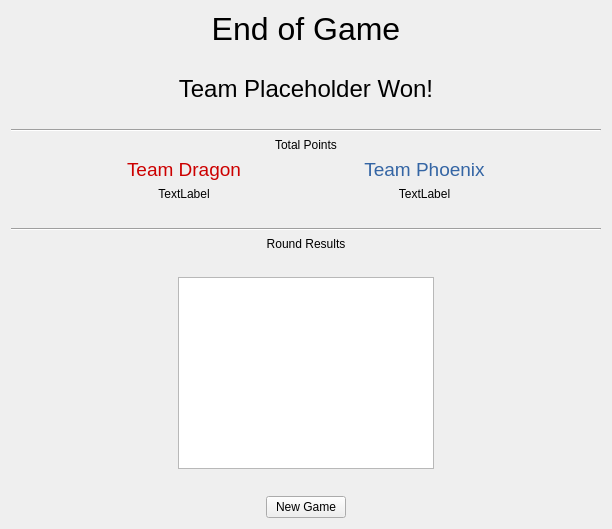
<?xml version="1.0" encoding="UTF-8"?>
<ui version="4.0">
 <class>EndGameView</class>
 <widget class="QWidget" name="EndGameView">
  <property name="geometry">
   <rect>
    <x>0</x>
    <y>0</y>
    <width>612</width>
    <height>529</height>
   </rect>
  </property>
  <property name="windowTitle">
   <string>EndGameView</string>
  </property>
  <layout class="QVBoxLayout" name="verticalLayout">
   <item>
    <widget class="QLabel" name="label">
     <property name="text">
      <string>&lt;html&gt;&lt;head/&gt;&lt;body&gt;&lt;p align=&quot;center&quot;&gt;&lt;span style=&quot; font-size:24pt;&quot;&gt;End of Game&lt;/span&gt;&lt;/p&gt;&lt;/body&gt;&lt;/html&gt;</string>
     </property>
    </widget>
   </item>
   <item>
    <spacer name="verticalSpacer">
     <property name="orientation">
      <enum>Qt::Vertical</enum>
     </property>
     <property name="sizeHint" stdset="0">
      <size>
       <width>20</width>
       <height>40</height>
      </size>
     </property>
    </spacer>
   </item>
   <item>
    <widget class="QLabel" name="win_message">
     <property name="text">
      <string>&lt;html&gt;&lt;head/&gt;&lt;body&gt;&lt;p align=&quot;center&quot;&gt;&lt;span style=&quot; font-size:18pt;&quot;&gt;Team Placeholder Won!&lt;/span&gt;&lt;/p&gt;&lt;/body&gt;&lt;/html&gt;</string>
     </property>
    </widget>
   </item>
   <item>
    <spacer name="verticalSpacer_2">
     <property name="orientation">
      <enum>Qt::Vertical</enum>
     </property>
     <property name="sizeHint" stdset="0">
      <size>
       <width>20</width>
       <height>40</height>
      </size>
     </property>
    </spacer>
   </item>
   <item>
    <widget class="Line" name="line">
     <property name="orientation">
      <enum>Qt::Horizontal</enum>
     </property>
    </widget>
   </item>
   <item>
    <widget class="QLabel" name="label_9">
     <property name="text">
      <string>&lt;html&gt;&lt;head/&gt;&lt;body&gt;&lt;p align=&quot;center&quot;&gt;Total Points&lt;/p&gt;&lt;/body&gt;&lt;/html&gt;</string>
     </property>
    </widget>
   </item>
   <item>
    <layout class="QGridLayout" name="gridLayout_2">
     <item row="0" column="0">
      <spacer name="horizontalSpacer_2">
       <property name="orientation">
        <enum>Qt::Horizontal</enum>
       </property>
       <property name="sizeHint" stdset="0">
        <size>
         <width>40</width>
         <height>20</height>
        </size>
       </property>
      </spacer>
     </item>
     <item row="0" column="4">
      <spacer name="horizontalSpacer">
       <property name="orientation">
        <enum>Qt::Horizontal</enum>
       </property>
       <property name="sizeHint" stdset="0">
        <size>
         <width>40</width>
         <height>20</height>
        </size>
       </property>
      </spacer>
     </item>
     <item row="0" column="2">
      <spacer name="horizontalSpacer_3">
       <property name="orientation">
        <enum>Qt::Horizontal</enum>
       </property>
       <property name="sizeHint" stdset="0">
        <size>
         <width>40</width>
         <height>20</height>
        </size>
       </property>
      </spacer>
     </item>
     <item row="0" column="1">
      <widget class="QLabel" name="dragon_name">
       <property name="text">
        <string>&lt;html&gt;&lt;head/&gt;&lt;body&gt;&lt;p&gt;&lt;span style=&quot; font-size:14pt; color:#cc0000;&quot;&gt;Team Dragon&lt;/span&gt;&lt;/p&gt;&lt;/body&gt;&lt;/html&gt;</string>
       </property>
      </widget>
     </item>
     <item row="0" column="3">
      <widget class="QLabel" name="phoenix_name">
       <property name="text">
        <string>&lt;html&gt;&lt;head/&gt;&lt;body&gt;&lt;p align=&quot;center&quot;&gt;&lt;span style=&quot; font-size:14pt; color:#3465a4;&quot;&gt;Team Phoenix&lt;/span&gt;&lt;/p&gt;&lt;/body&gt;&lt;/html&gt;</string>
       </property>
      </widget>
     </item>
     <item row="1" column="1">
      <widget class="QLabel" name="dragon_points">
       <property name="text">
        <string>&lt;html&gt;&lt;head/&gt;&lt;body&gt;&lt;p align=&quot;center&quot;&gt;TextLabel&lt;/p&gt;&lt;/body&gt;&lt;/html&gt;</string>
       </property>
      </widget>
     </item>
     <item row="1" column="3">
      <widget class="QLabel" name="phoenix_points">
       <property name="text">
        <string>&lt;html&gt;&lt;head/&gt;&lt;body&gt;&lt;p align=&quot;center&quot;&gt;TextLabel&lt;/p&gt;&lt;/body&gt;&lt;/html&gt;</string>
       </property>
      </widget>
     </item>
    </layout>
   </item>
   <item>
    <spacer name="verticalSpacer_4">
     <property name="orientation">
      <enum>Qt::Vertical</enum>
     </property>
     <property name="sizeHint" stdset="0">
      <size>
       <width>20</width>
       <height>40</height>
      </size>
     </property>
    </spacer>
   </item>
   <item>
    <widget class="Line" name="line_2">
     <property name="orientation">
      <enum>Qt::Horizontal</enum>
     </property>
    </widget>
   </item>
   <item>
    <widget class="QLabel" name="label_8">
     <property name="text">
      <string>&lt;html&gt;&lt;head/&gt;&lt;body&gt;&lt;p align=&quot;center&quot;&gt;Round Results&lt;/p&gt;&lt;/body&gt;&lt;/html&gt;</string>
     </property>
    </widget>
   </item>
   <item>
    <spacer name="verticalSpacer_5">
     <property name="orientation">
      <enum>Qt::Vertical</enum>
     </property>
     <property name="sizeHint" stdset="0">
      <size>
       <width>20</width>
       <height>40</height>
      </size>
     </property>
    </spacer>
   </item>
   <item alignment="Qt::AlignHCenter">
    <widget class="QTableWidget" name="scoreTable">
     <property name="minimumSize">
      <size>
       <width>0</width>
       <height>192</height>
      </size>
     </property>
    </widget>
   </item>
   <item>
    <spacer name="verticalSpacer_3">
     <property name="orientation">
      <enum>Qt::Vertical</enum>
     </property>
     <property name="sizeHint" stdset="0">
      <size>
       <width>20</width>
       <height>40</height>
      </size>
     </property>
    </spacer>
   </item>
   <item alignment="Qt::AlignHCenter">
    <widget class="QPushButton" name="newGameButton">
     <property name="text">
      <string>New Game</string>
     </property>
    </widget>
   </item>
  </layout>
 </widget>
 <resources/>
 <connections/>
</ui>
